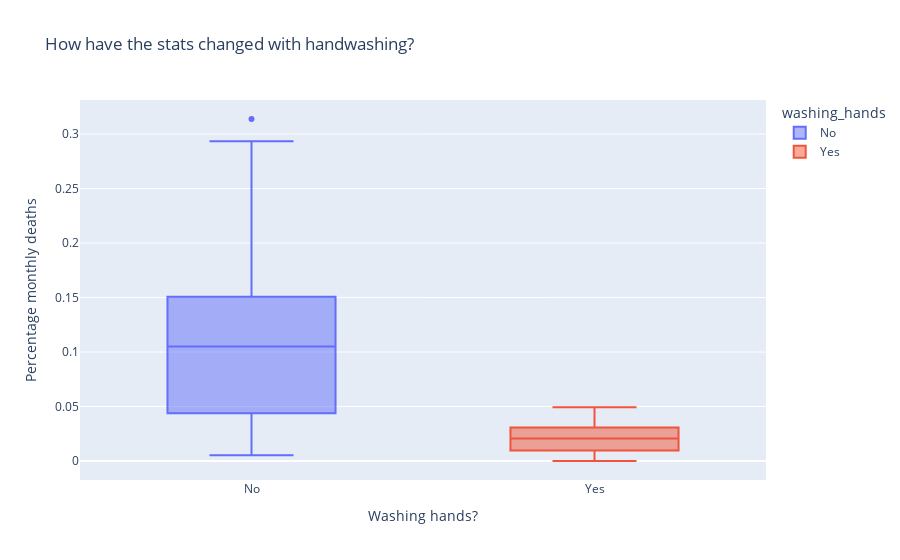

Here is the notebook cell this chart was saved with:
### Code cell
box = px.box(df_monthly, x="washing_hands", y="pct_deaths", color="washing_hands",
                      title="How have the stats changed with handwashing?")
box.update_layout(xaxis_title="Washing hands?", yaxis_title="Percentage monthly deaths")
box.show()

### Figure 1 — Plotly figure (JSON) as saved in the notebook; plotly's stock layout.template omitted (floating-point values rounded to 4 significant figures)
{"data": [{"alignmentgroup": "True", "hovertemplate": "washing_hands=%{x}<br>pct_deaths=%{y}<extra></extra>", "legendgroup": "No", "marker": {"color": "#636efa"}, "name": "No", "notched": false, "offsetgroup": "No", "orientation": "v", "showlegend": true, "type": "box", "x": ["No", "No", "No", "No", "No", "No", "No", "No", "No", "No", "No", "No", "No", "No", "No", "No", "No", "No", "No", "No", "No", "No", "No", "No", "No", "No", "No", "No", "No", "No", "No", "No", "No", "No", "No", "No", "No", "No", "No", "No", "No", "No", "No", "No", "No", "No", "No", "No", "No", "No", "No", "No", "No", "No", "No", "No", "No", "No", "No", "No", "No", "No", "No", "No", "No", "No", "No", "No", "No", "No", "No", "No", "No", "No", "No", "No"], "x0": " ", "xaxis": "x", "y": [0.1457, 0.07531, 0.04332, 0.01569, 0.007843, 0.05, 0.08421, 0.01351, 0.01878, 0.1102, 0.2255, 0.2085, 0.1222, 0.1023, 0.1074, 0.03226, 0.06593, 0.2078, 0.2546, 0.1839, 0.2934, 0.2297, 0.3138, 0.1912, 0.1597, 0.1241, 0.1193, 0.06098, 0.04082, 0.005236, 0.01554, 0.02262, 0.176, 0.07143, 0.08051, 0.1516, 0.1128, 0.1703, 0.1731, 0.05833, 0.02679, 0.04369, 0.0632, 0.01224, 0.03226, 0.1102, 0.1055, 0.07591, 0.04745, 0.04452, 0.04231, 0.04392, 0.07143, 0.06122, 0.03586, 0.1055, 0.1484, 0.1094, 0.1049, 0.1339, 0.1809, 0.1543, 0.1897, 0.1344, 0.1015, 0.131, 0.1806, 0.1439, 0.1496, 0.1077, 0.05369, 0.03215, 0.01923, 0.03607, 0.1827, 0.1224], "y0": " ", "yaxis": "y"}, {"alignmentgroup": "True", "hovertemplate": "washing_hands=%{x}<br>pct_deaths=%{y}<extra></extra>", "legendgroup": "Yes", "marker": {"color": "#EF553B"}, "name": "Yes", "notched": false, "offsetgroup": "Yes", "orientation": "v", "showlegend": true, "type": "box", "x": ["Yes", "Yes", "Yes", "Yes", "Yes", "Yes", "Yes", "Yes", "Yes", "Yes", "Yes", "Yes", "Yes", "Yes", "Yes", "Yes", "Yes", "Yes", "Yes", "Yes", "Yes", "Yes"], "x0": " ", "xaxis": "x", "y": [0.02239, 0.012, 0.01894, 0.0458, 0.03957, 0.04472, 0.0293, 0.03534, 0.006873, 0, 0.006557, 0.009585, 0.01136, 0.003717, 0, 0.009615, 0.02341, 0.02903, 0.0134, 0.02233, 0.03085, 0.04926], "y0": " ", "yaxis": "y"}], "layout": {"boxmode": "overlay", "legend": {"title": {"text": "washing_hands"}, "tracegroupgap": 0}, "title": {"text": "How have the stats changed with handwashing?"}, "xaxis": {"anchor": "y", "categoryarray": ["No", "Yes"], "categoryorder": "array", "domain": [0, 1], "title": {"text": "Washing hands?"}}, "yaxis": {"anchor": "x", "domain": [0, 1], "title": {"text": "Percentage monthly deaths"}}}}
